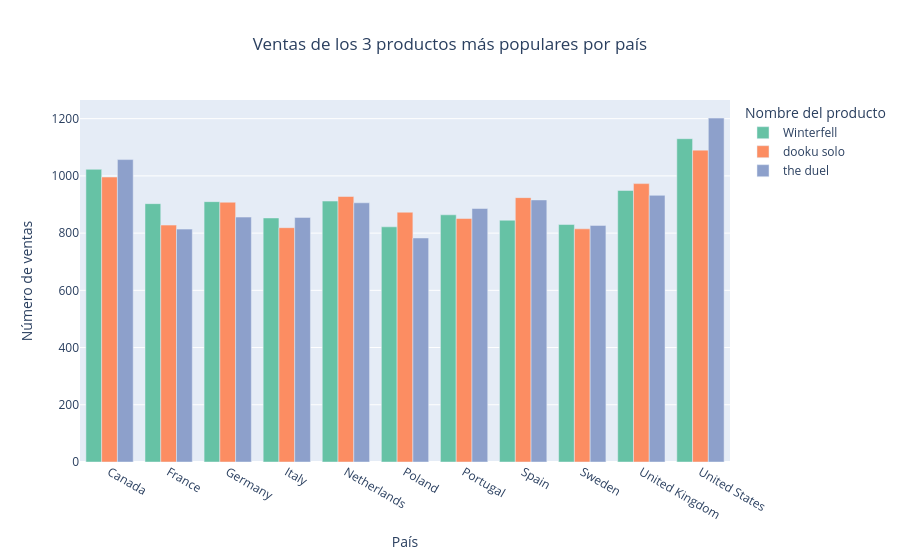

Notebook code cell kept with this figure:
### Markdown cell above
2.6 Tres variables combinades.

### Code cell
# Transacciones aceptadas
trans_acept = df_transactions[df_transactions["declined"] == 0]

# Unir tablas
df_plot = (trans_acept
    .merge(df_users, left_on="users_id", right_on="id")
    .merge(df_transaction_products, left_on="id_x", right_on="transaction_id")
    .merge(df_products, left_on="product_id", right_on="id"))

# Obtener los 3 productos más vendidos
top3 = (df_plot["product_name"] .value_counts().head(3).index)

# Filtrar solo esos productos
df_plot = df_plot[df_plot["product_name"].isin(top3)]

# Contar ventas por país y producto
df_plot = (df_plot.groupby(["country", "product_name"]).size().reset_index(name="sales"))


fig = px.bar(df_plot, x="country", y="sales",
    color="product_name",
    barmode="group", # También se puede usar stack    
    title="Ventas de los 3 productos más populares por país",
    color_discrete_sequence=px.colors.qualitative.Set2)

fig.update_layout(
    title_x=0.5,
    xaxis_title="País",
    yaxis_title="Número de ventas",
    legend_title="Nombre del producto")

fig.show()

### Figure 1 — Plotly figure (JSON) as saved in the notebook; plotly's stock layout.template omitted (floating-point values rounded to 4 significant figures)
{"data": [{"alignmentgroup": "True", "hovertemplate": "product_name=Winterfell<br>country=%{x}<br>sales=%{y}<extra></extra>", "legendgroup": "Winterfell", "marker": {"color": "rgb(102,194,165)", "pattern": {"shape": ""}}, "name": "Winterfell", "offsetgroup": "Winterfell", "orientation": "v", "showlegend": true, "textposition": "auto", "type": "bar", "x": ["Canada", "France", "Germany", "Italy", "Netherlands", "Poland", "Portugal", "Spain", "Sweden", "United Kingdom", "United States"], "xaxis": "x", "y": [1023, 903, 910, 853, 912, 822, 864, 845, 830, 949, 1130], "yaxis": "y"}, {"alignmentgroup": "True", "hovertemplate": "product_name=dooku solo<br>country=%{x}<br>sales=%{y}<extra></extra>", "legendgroup": "dooku solo", "marker": {"color": "rgb(252,141,98)", "pattern": {"shape": ""}}, "name": "dooku solo", "offsetgroup": "dooku solo", "orientation": "v", "showlegend": true, "textposition": "auto", "type": "bar", "x": ["Canada", "France", "Germany", "Italy", "Netherlands", "Poland", "Portugal", "Spain", "Sweden", "United Kingdom", "United States"], "xaxis": "x", "y": [996, 828, 908, 819, 928, 873, 851, 924, 815, 973, 1090], "yaxis": "y"}, {"alignmentgroup": "True", "hovertemplate": "product_name=the duel<br>country=%{x}<br>sales=%{y}<extra></extra>", "legendgroup": "the duel", "marker": {"color": "rgb(141,160,203)", "pattern": {"shape": ""}}, "name": "the duel", "offsetgroup": "the duel", "orientation": "v", "showlegend": true, "textposition": "auto", "type": "bar", "x": ["Canada", "France", "Germany", "Italy", "Netherlands", "Poland", "Portugal", "Spain", "Sweden", "United Kingdom", "United States"], "xaxis": "x", "y": [1057, 814, 856, 855, 906, 783, 886, 916, 827, 932, 1202], "yaxis": "y"}], "layout": {"barmode": "group", "legend": {"title": {"text": "Nombre del producto"}, "tracegroupgap": 0}, "title": {"text": "Ventas de los 3 productos más populares por país", "x": 0.5}, "xaxis": {"anchor": "y", "domain": [0, 1], "title": {"text": "País"}}, "yaxis": {"anchor": "x", "domain": [0, 1], "title": {"text": "Número de ventas"}}}}
